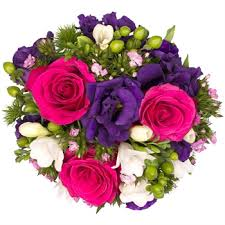
#> input picture 1.jpeg, 225 x 225 px
$ python e.py
#> lines starting #> are read from the running program, lines starting #| are printed output that depends on the picture
import numpy as np
import cv2
from matplotlib import pyplot as plt

img1 = cv2.imread('1.jpeg',0)
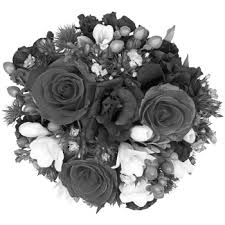
#> img1: shape (225, 225); min 0, max 255, mean 162.8
img2 = cv2.imread('2.jpeg',0)
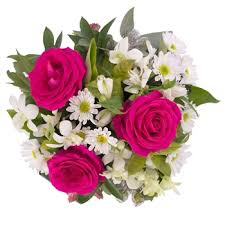
#> input picture 2.jpeg, 225 x 225 px
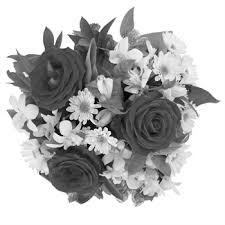
#> img2: shape (225, 225); min 0, max 255, mean 185.5
orb = cv2.ORB_create()
kp1, des1 = orb.detectAndCompute(img1,None)
#> kp1 = 414 keypoints; strongest (x, y, size): (117, 166, 31), (49, 32, 31), (146, 55, 31), (115, 164, 31)
kp2, des2 = orb.detectAndCompute(img2,None)
#> kp2 = 431 keypoints; strongest (x, y, size): (82, 124, 31), (89, 120, 31), (105, 129, 31), (85, 123, 31)
bf = cv2.BFMatcher(cv2.NORM_HAMMING, crossCheck=True)
matches = bf.match(des1,des2)
#> matches = 112 matches
matches = sorted(matches, key = lambda x:x.distance)
img3 = cv2.drawMatches(img1,kp1,img2,kp2,matches[:10],None, flags=2)
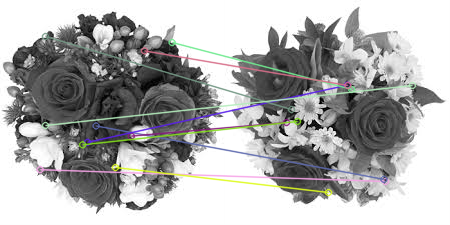
#> img3: shape (225, 450, 3); mean of channels 0, 1, 2 174.6, 174.9, 174.9; drawn as B, G, R
plt.imshow(img3),plt.show()
